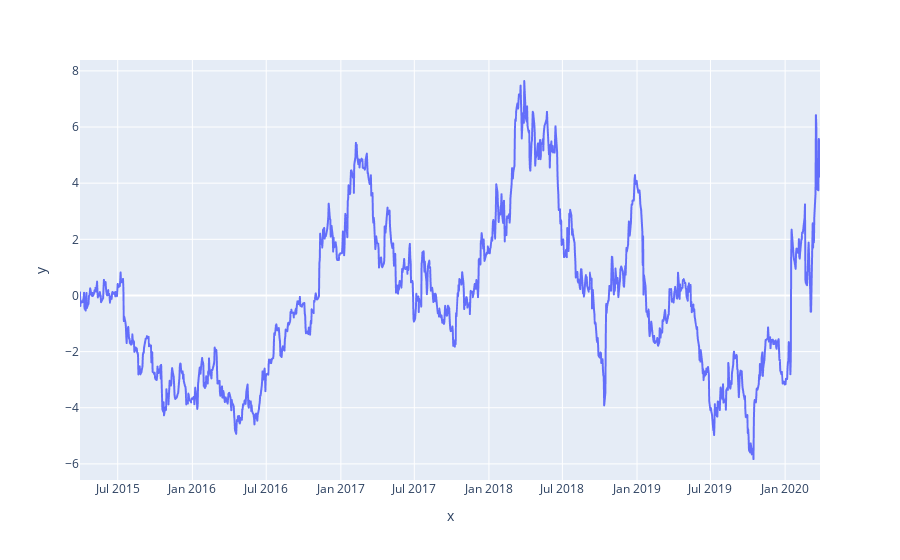

The cell this chart's notebook holds for it:
### Code cell
hedge = model.params.values[0]
spread = (historical_prices["MS"] - hedge*historical_prices["CITI"]).rename("spread", inplace = True)
spread
fig = px.line(x=spread.index,y=spread)
fig.show()

### Figure 1 — Plotly figure (JSON) as saved in the notebook; plotly's stock layout.template omitted (floating-point values rounded to 4 significant figures; data arrays with more than 128 entries replaced by an {"elided": "..."} marker saying what was removed)
{"data": [{"hoverlabel": {"namelength": 0}, "hovertemplate": "x=%{x}<br>y=%{y}", "legendgroup": "", "line": {"color": "#636efa", "dash": "solid"}, "mode": "lines", "name": "", "showlegend": false, "type": "scattergl", "x": {"elided": "1259 str values"}, "xaxis": "x", "y": {"elided": "1259 float values"}, "yaxis": "y"}], "layout": {"legend": {"tracegroupgap": 0}, "margin": {"t": 60}, "xaxis": {"anchor": "y", "domain": [0, 1], "title": {"text": "x"}}, "yaxis": {"anchor": "x", "domain": [0, 1], "title": {"text": "y"}}}}
